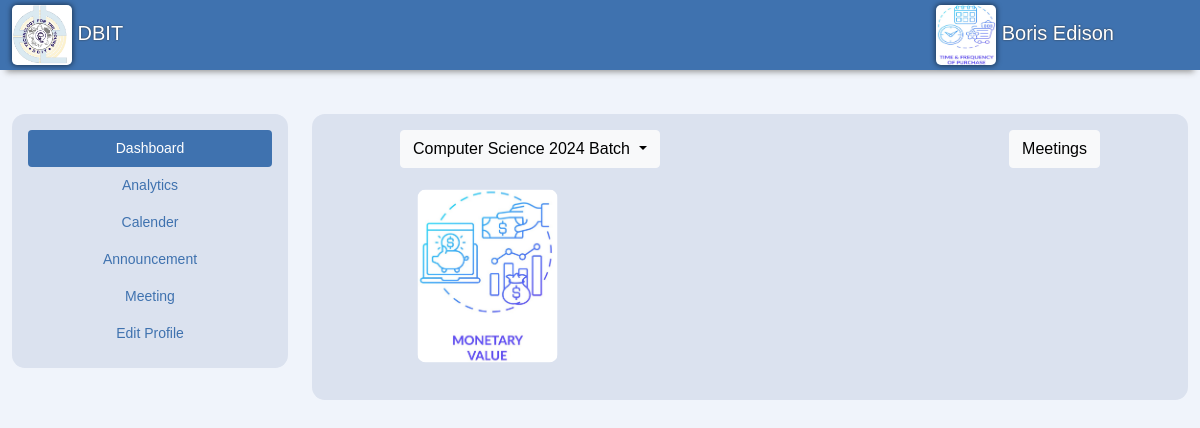
/facultydashboard/3 (signed in), run on the app's committed database.
### accounts/models.py (models this page shows, shortened)
class User(AbstractUser):
    usr_id = models.CharField(max_length=50, unique=True)
    username = None
    email = models.EmailField(max_length=255, unique=True)
    created_on = models.DateTimeField(auto_now_add=True)
    is_active = models.BooleanField(default=True)
    is_staff = models.BooleanField(default=False)
    is_superuser = models.BooleanField(default=False)
    first_name = models.CharField(max_length=50, null=True)
    last_name = models.CharField(max_length=50, null=True)
    middle_name = models.CharField(max_length=50, null=True)
    phone = models.CharField(max_length=10, null=True, blank=True)
    profile_img = models.ImageField(
        default='logo.png', null=True, blank=True, upload_to='images/')
    USERNAME_FIELD = 'email'
    REQUIRED_FIELDS = ['usr_id', ]
    objects = CustomUserManager()

class Mentor_assign(models.Model):
    Mentor = models.ForeignKey(
        MentorProfile, on_delete=models.CASCADE, null=True)
    Mentee = models.OneToOneField(
        StudentProfile, on_delete=models.CASCADE, null=True)
    date_added = models.DateTimeField(default=timezone.now)
    date_updated = models.DateTimeField(auto_now=True)

class StudentProfile(models.Model):
    gender_choices = [
        ('Male', 'Male'),
        ('Female', 'Female'),
    ]
    branch_choices = [
        ('Computer Engineering', 'Computer Engineering'),
        ('Electronics and Telecommunication Engineering',
         'Electronics and Telecommunication Engineering'),
        ('Information Technology', 'Information Technology'),
        ('Mechanical Engineering', 'Mechanical Engineering'),
    ]
    Blood_grp_choices = [
        ('A+', 'A+'),
        ('B+', 'B+'),
        ('O+', 'O+'),
        ('AB+', 'AB+'),
        ('A-', 'A-'),
        ('B-', 'B-'),
        ('O-', 'O-'),
        ('AB-', 'AB-'),
    ]
    user = models.OneToOneField(User, on_delete=models.CASCADE)
    DateofBirth = models.DateField(max_length=50, null=True)
    Gender = models.CharField(max_length=50, null=True, choices=gender_choices)
    Blood_grp = models.CharField(
        max_length=50, null=True, choices=Blood_grp_choices)
    Branch = models.CharField(max_length=70, null=True, choices=branch_choices)
    Address = models.TextField(max_length=250, null=True)
    State = models.CharField(max_length=50, null=True)
    City = models.CharField(max_length=50, null=True)
    Country = models.CharField(max_length=50, null=True)
    religion = models.CharField(max_length=50, null=True)
    mother_tongue = models.CharField(max_length=50, null=True)
    is_assigned=models.BooleanField(default=False)

### FacultyDashboard/views.py (the view)
# urls.py: path('facultydashboard/<str:pk>', views.faculty, name= 'faculty'),
@login_required(login_url='Login')
def faculty(request,pk):
    if request.user.is_staff:
        students = Mentor_assign.objects.filter(Mentor__user__usr_id = request.user.usr_id)
        context = { 'students': students,
                    'fac_id': pk}
        return render(request, 'FacultyDashboard/faculty-dashboard.html', context)
    else:
        return HttpResponse("You are not authorized to view this page")

### Announcement/notification_processors.py (called while the page is built)
def announcements(request):
    allnotifications= Announcement.objects.all()
    return {'notifications':allnotifications}

def announcement_receiver(request):
    allreceivers= AnnouncementReceiver.objects.all()
    return {'receivers':allreceivers}

### FacultyDashboard/templates/FacultyDashboard/faculty-dashboard.html (shortened to what this page needs)
{% extends "faculty.html" %}
{% load static %}
{% block dashboardButton %}
<button class="nav-link active nav-pills-link" id="dashboard-tab" onClick="window.location.reload();" data-bs-toggle="pill" data-bs-target="#dashboard" type="button" role="tab" aria-controls="dashboard" aria-selected="true">
  Dashboard
</button>
{% endblock %}
{% block dashboardContent%}
<div class="tab-pane fade show active" id="dashboard" role="tabpanel" aria-labelledby="v-pills-home-tab">
  {% include 'components/student-grid.html' %}
</div>
{% endblock %}

### templates/components/navbar.html (shortened to what this page needs)
{% load static %}
<nav class="navbar navbar-main sticky-top navbar-expand-lg pt-0 pb-0">
  <div class="container-fluid">
    <a class="navbar-brand" onClick="window.location.reload();">
      <img src="{% static 'content/logo.png' %}" class="image2" alt="">
      DBIT
    </a>
    <div class="collapse navbar-collapse" id="navbar-content">
      <div class="ms-auto">
        {% if user.is_authenticated %}
        <a class="navbar-brand" onClick="window.location.reload();">
          <img src="{{user.profile_img.url}}" class="image2" alt="{{user.first_name}}">
          {% if user.first_name and user.last_name %}{{user.first_name}} {{user.last_name}} {% endif %}
        </a>
        {% endif %}
      </div>
      <ul class="navbar-nav mr-auto mb-2 mb-lg-0">
        <span class="d-inline-block" id="dark-mode-toggle" tabindex="0" data-bs-toggle="tooltip" data-bs-placement="bottom" title="Toggle Dark Mode">
          <li class="nav-item-main">
            <button type="button" class="btn" data-toggle="button"></button>
          </li>
        </span>
        <span class="d-inline-block" tabindex="0" data-bs-toggle="tooltip" data-bs-placement="bottom" title="Change Password">
          <li class="nav-item-main">
            <a class="nav-link" id="iconifyChangePassword" href="{% url 'ChangePassword' %}">
            </a>
          </li>
        </span>
        <span class="d-inline-block" tabindex="0" data-bs-toggle="tooltip" data-bs-placement="left" title="Log Out">
          <li class="nav-item-main">
            <a class="nav-link" id="iconifyLogOut" href="{% url 'logout' %}">
            </a>
          </li>
        </span>
      </ul>
    </div>
  </div>
</nav>

### templates/components/student-grid.html (shortened to what this page needs)
{% load static %}
<ul id="grd">
  <div class="d-flex align-items-center justify-content-center">
    <button class="btn btn-light dropdown-toggle batch-dropdown" type="button" id="dropdownMenuButton1" data-bs-toggle="dropdown" aria-expanded="false">
      Computer Science 2024 Batch
    </button>
    <button type="button" class="btn btn-light meetings-btn ms-auto" data-bs-toggle="modal" data-bs-target="#Meetings">
      Meetings
    </button>
  </div>
    {% for users in students %}
      {% if not users.is_staff %}
        <a href="{% url 'studentdetail' fac_id users.Mentee.user.usr_id %}">
          <li class="shrink grid-li">
            <span class="grd-cell">
              <img class="grd-img" src="{{ users.Mentee.user.profile_img.url}}"/></span>
          </li>
        </a>
      {% endif %}
    {% endfor %}
  </ul>

### MPT/static/css/faculty.css (style rules this page uses)
.batch-dropdown { position: relative; align-items: center; width: auto; }
.meetings-btn { width: auto; }
.nav-link { color: var(--navbar-bg); }
.nav-pills .nav-link.active, .nav-pills .show>.nav-link { background-color: var(--navbar-bg); color: var(--text-component); }
.nav-pills-link { color: var(--navbar-bg); }
#grd { max-width: 700px; margin: 0 auto; padding: 0; font-size: 0; list-style: none; background-color: transparent; }
#grd .grid-li { display: inline-block; width: 25%; vertical-align: middle; box-sizing: border-box; margin: 0; padding: 0; }
.grd-cell { display: block; position: relative; overflow: hidden; border-radius: 10px; }
.grd-img { display: block; width: 100%; height: auto; border: none; border-radius: 10px; transform: scale(0.8); transition: all 2s; }
.shrink { display: inline-block; vertical-align: middle; -webkit-transform: perspective(1px) translateZ(0); transform: perspective(1px) translateZ(0); box-shadow: 0 0 1px transparent; -webkit-transition-duration: 3s; transition-duration: 3s; -webkit-transition-property: transform; transition-property: transform; }
@media (max-width: 9000px) { #grd .grid-li { width: 25%; } }

### MPT/static/css/navbar.css (style rules this page uses)
.navbar-main { background-color: var(--navbar-bg); -webkit-box-shadow: 0 8px 6px -6px #999; -moz-box-shadow: 0 8px 6px -6px #999; box-shadow: 0 8px 6px -6px #999; padding: 2px 0; }
.navbar-brand { text-shadow: 0 0 2px #333 !important; }
.nav-item-main > .nav-link, .nav-item-main > .nav-link:focus, .nav-item-main > .nav-link:hover { color: var(--text-component); }

### MPT/static/css/global.css (style rules this page uses)
:root { --nord-0: #2e3440; --nord-1: #3b4252; --nord-2: #434c5e; --nord-3: #4c566a; --nord-4: #d8dee9; --nord-5: #e5e9f0; --nord-6: #eceff4; --nord-7: #8fbcbb; --nord-8: #88c0d0; --nord-9: #81a1c1; --nord-10: #5e81ac; --nord-11: #bf616a; --nord-12: #d08770; --nord-13: #ebcb8b; --nord-14: #a3be8c; --nord-15: #b48ead; --body-bg: #F0F4FB; --navbar-bg: #3F72AF; --btn-bg: #112D4E; --content-bg: #DBE2EF; --text-component: #FFFFFF; --text-body: #000000; }
body { background-color: var(--body-bg); font-size: .875rem; font-family: Arial, Helvetica, sans-serif; overflow-x: hidden; }
a { color: var(--text-component); text-decoration: none; transition: color 0.3s ease; }
.image2 { width: 60px; height: 60px; border-radius: 5px; box-shadow: 0 0 5px 1px rgba(0, 0, 0, 0.5) !important; }

### data on the page
User: profile_img (picture), first_name "Boris", last_name "Edison"
Mentor_assign: Mentee.user.profile_img (picture)
